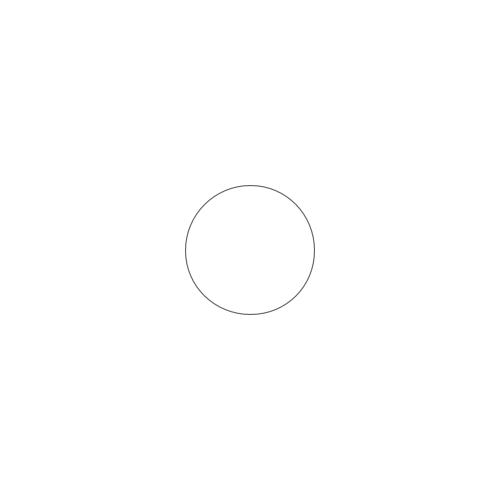
Frame 1 (no input)
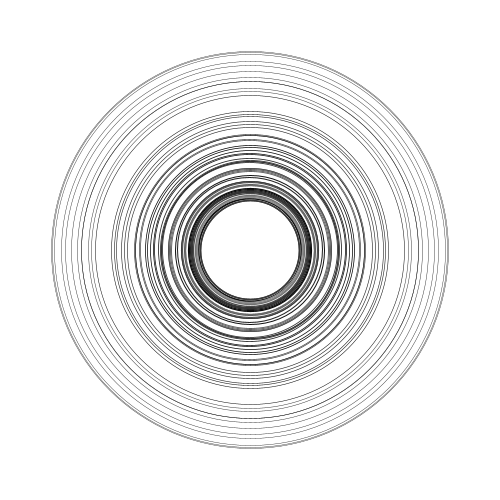
Frame 60 (the mouse pressed at the canvas centre just before this capture)
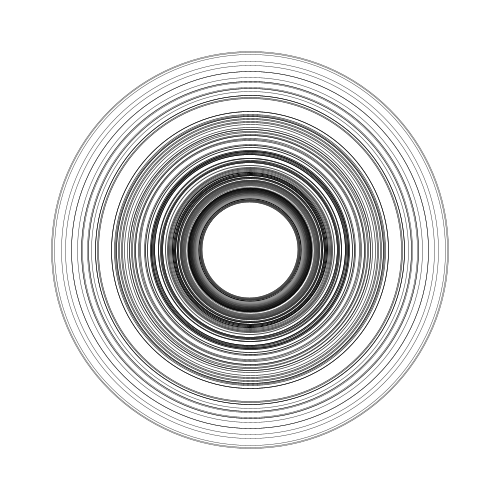
Frame 120 (the mouse held since frame 60 and released just before this capture)

The Processing sketch that drew these frames (run headless with seeded random() and noise(); from frame 60 on, the mouse is pressed at the canvas centre):

// Processing sketch: pr_sc
// ── pr_sc.pde
boolean flag;

void setup() {

  size(500, 500); // canvas
  smooth();
  background(255, 255); // white
  flag = false;
  
}

void draw() { // loop

  if (!flag) {
    surface.setLocation(0, 0);
    flag = true;
  }

  float random_ = random(1.2, 5.3);
  stroke(random_ * 40 * ((random_)%0.8) );
  strokeWeight(random_ * 0.3);

  noFill();
  ellipse(width/2, height/2, width/random_, height/random_);
}
